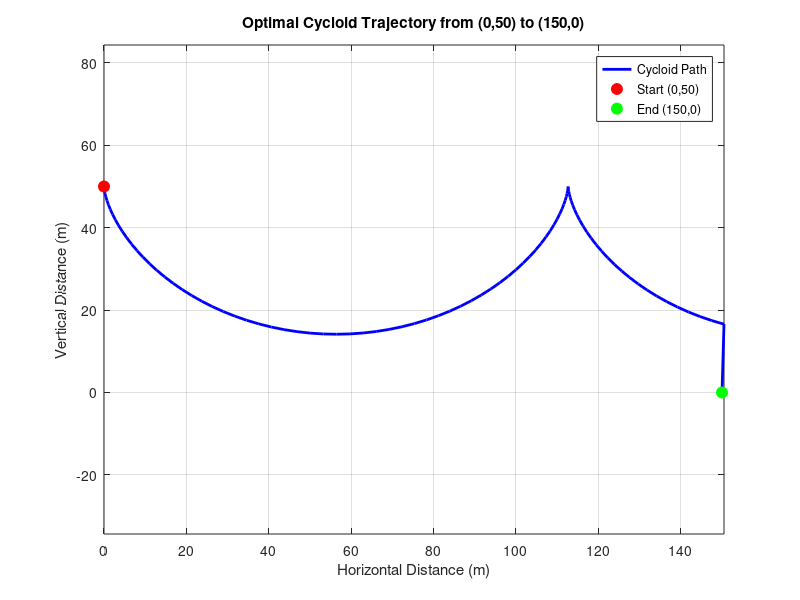

The MATLAB source for this figure: (Note: this script raises an error after producing the figure.)
% Fastest Trajectory Using Cycloid (Brachistochrone Problem)
% Parameters:
% - Start Point: (0, 50)
% - End Point: (150, 0)
% - Coefficient of friction (mu) = 0 (Frictionless)
% Goal: Find the cycloid parameters that define the fastest path

% Clear workspace and command window
clear; clc;

% Given parameters
H = 50;          % Vertical height difference in meters (y from 50 to 0)
L = 150;         % Horizontal length in meters
mu = 0;          % Coefficient of friction (set to 0 for cycloid)
g = 9.81;        % Acceleration due to gravity (m/s^2)

% Number of discretization points
N = 100;         % Number of segments

% Define the cycloid parametric equations
% x(theta) = r (theta - sin(theta))
% y(theta) = 50 - r (1 - cos(theta))

% Set up the system of equations to solve for r and theta_max
% We need to satisfy:
% r * (theta_max - sin(theta_max)) = L = 150
% r * (1 - cos(theta_max)) = H = 50

% Initial guesses for r and theta_max
initial_guess = [10, pi];  % [r, theta_max]

% Define the system of nonlinear equations
cycloid_eqns = @(vars) [
    vars(1) * (vars(2) - sin(vars(2))) - L;
    vars(1) * (1 - cos(vars(2))) - H
    ];

% Options for fsolve
options = optimset('Display','iter','TolX',1e-12,'TolFun',1e-12);

% Solve for r and theta_max using fsolve
[solution, fval, exitflag, output] = fsolve(cycloid_eqns, initial_guess, options);

% Extract optimal parameters
r_opt = solution(1);
theta_max = solution(2);

% Check if solution converged
if exitflag <= 0
    error('fsolve did not converge to a solution. Please check initial guesses or equations.');
end

% Display optimal parameters
fprintf('Optimal Cycloid Parameters:\n');
fprintf('Radius (r) = %.6f m\n', r_opt);
fprintf('Theta Max (theta_max) = %.6f radians\n', theta_max);

% Generate the cycloid path
theta = linspace(0, theta_max, N+1);
x = r_opt * (theta - sin(theta));
y = 50 - r_opt * (1 - cos(theta));

% Ensure the final point matches exactly (150, 0)
x(end) = L;
y(end) = 0;

% Plot the cycloid trajectory
figure;
plot(x, y, 'b-', 'LineWidth', 2);
hold on;
plot(0, 50, 'ro', 'MarkerSize', 8, 'MarkerFaceColor', 'r');          % Start point (0,50)
plot(L, 0, 'go', 'MarkerSize', 8, 'MarkerFaceColor', 'g');          % End point (150,0)
xlabel('Horizontal Distance (m)');
ylabel('Vertical Distance (m)');
title('Optimal Cycloid Trajectory from (0,50) to (150,0)');
legend('Cycloid Path', 'Start (0,50)', 'End (150,0)', 'Location', 'Best');
grid on;
axis equal;
hold off;

% Function to calculate total descent time for cycloid
% Since the cycloid is the analytical solution, this is for verification
total_time = compute_cycloid_descent_time(r_opt, theta_max, g);

fprintf('Total Descent Time: %.6f seconds\n', total_time);

% Function to compute total descent time for cycloid
function T = compute_cycloid_descent_time(r, theta_max, g)
    % The descent time for a cycloid is known analytically:
    % T = sqrt(r / g) * theta_max
    T = sqrt(r / g) * theta_max;
end
